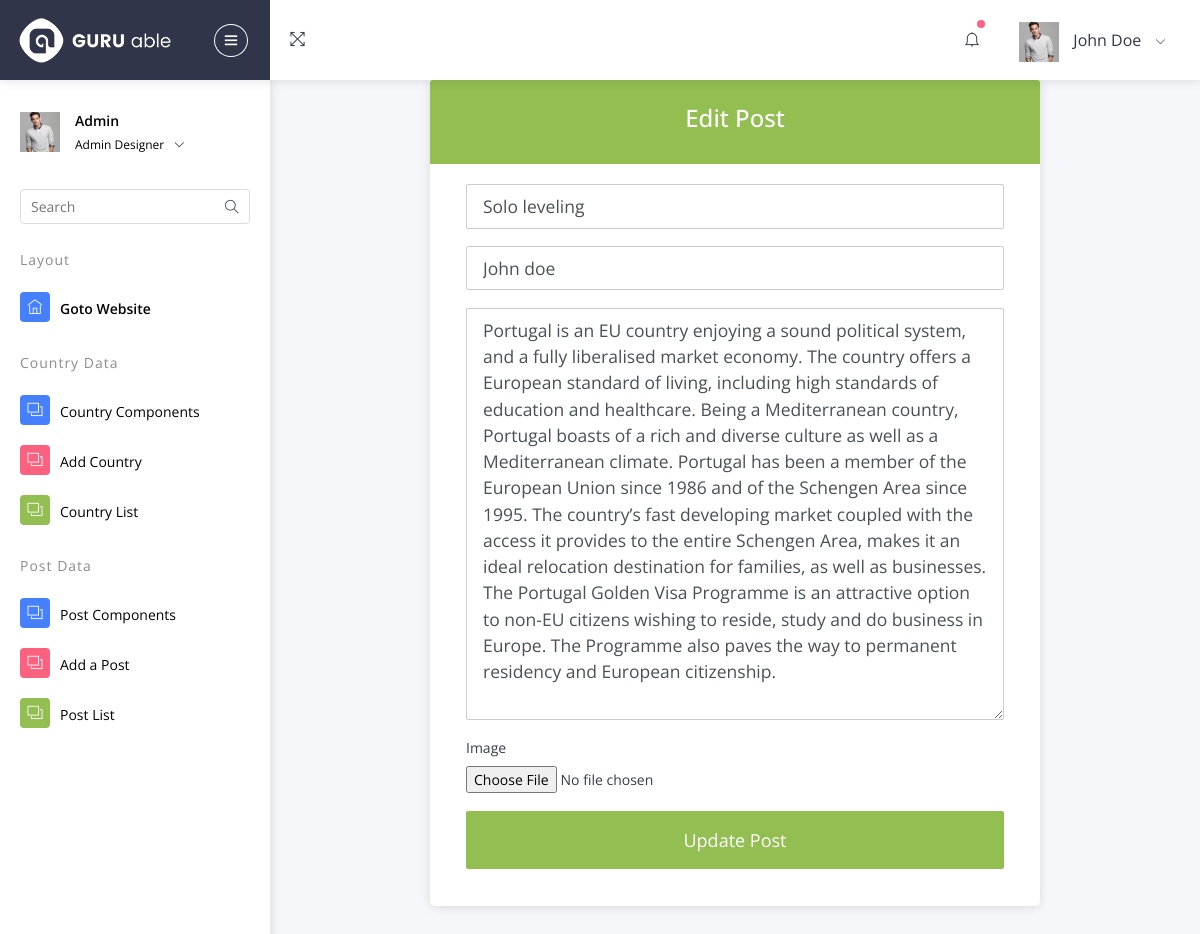
/admin-master/editpost.php?post_id=1, run on the app's committed database.
### tables this page shows
CREATE TABLE `posts` (
  `id` int(11) NOT NULL,
  `title` varchar(255) NOT NULL,
  `body` text NOT NULL,
  `author` varchar(255) NOT NULL,
  `post_image` varchar(255) NOT NULL,
  `created_at` timestamp NOT NULL DEFAULT current_timestamp()
);

### admin-master/editpost.php (the view, shortened to what this page needs)
<?php
    require_once "inc/header.php";
    require_once "inc/config.php";
    if(isset($_GET['post_id'])){
        $id = $_GET['post_id'];
        $sql = "SELECT * FROM posts WHERE id = ?";
        $stmt = $conn->prepare($sql);
        $stmt->execute([$id]);
        $row = $stmt->fetch();
    }else{
        header("location:admin_post.php");
    }
?>
   <div class="pcoded-content mt-4">
        <div class="row justify-content-center">
            <div class="col-lg-8">
                <div class="card border-primary">
                    <div class="card-header bg-success">
                        <h4 class="text-center">Edit Post</h4>
                    </div>
                    <div class="card-body">
                        <form action="#" method="post" id="edit-post-form" class="px-3" enctype = "multipart/form-data">
                            <div class="form-group">
                                <input type="text" name="edit_title" value="<?= $row['title']; ?>" id="edit_title" class="form-control form-control-lg" placeholder="Post Title" required>
                            </div>
                            <div class="form-group">
                                <input type="text" name="edit_author" value="<?= $row['author']; ?>" id="edit_author" class="form-control form-control-lg" placeholder="Author" required>
                            </div>
                            <div class="form-group">
                                <textarea name="edit_body" id="edit_body" class="form-control form-control-lg" placeholder="Content of The Post..." required rows="15"><?= $row['body']; ?>
                                </textarea>
                            </div>
                            <div class="form-group">
                                <label for="exampleFormControlFile1">Image</label>
                                <input type="file" class="form-control-file" id="edit_post_image" name="edit_post_image">
                            </div>
                            <div class="form-group">
                                <input type="submit" name="editPost" id="editPostBtn" value="Update Post" class="btn btn-success btn-lg btn-block">
                            </div>
                        </form>
                    </div>
                </div>
            </div>
        </div>
   </div>
<?php
    require_once "inc/footer.php";
?>

### data on the page
posts: edit_title "Solo leveling", edit_author "John doe", edit_body "Portugal is an EU country enjoying a sound political system, and a fully liberalised market economy. The country offers a European standard of living, including high standards of education and healthcare. Being a Mediterranean country, Portugal boasts of a rich and diverse culture as well as a Mediterranean climate. Portugal has been a member of the European Union since 1986 and of the Schengen Area since 1995. The country’s fast developing market coupled with the access it provides to the entire Schengen Area, makes it an ideal relocation destination for families, as well as businesses. The Portugal Golden Visa Programme is an attractive option to non-EU citizens wishing to reside, study…"
